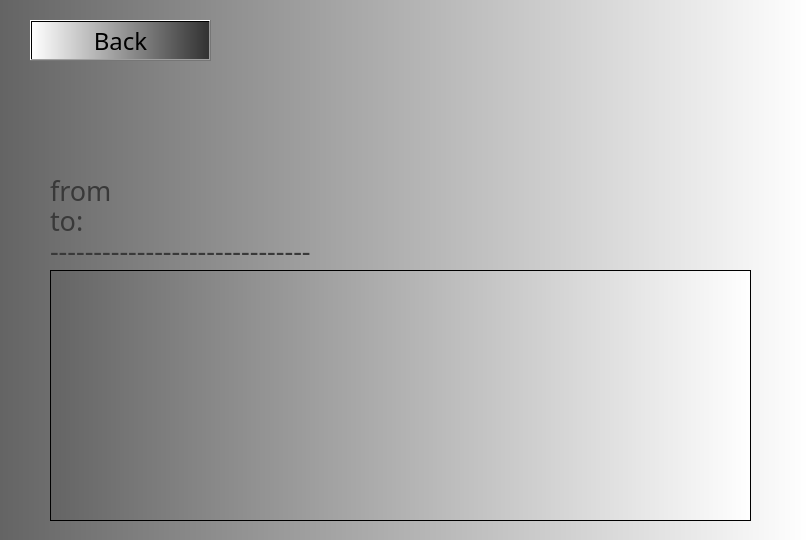
<?xml version="1.0" encoding="UTF-8"?>
<ui version="4.0">
 <class>Form</class>
 <widget class="QWidget" name="Form">
  <property name="geometry">
   <rect>
    <x>0</x>
    <y>0</y>
    <width>807</width>
    <height>540</height>
   </rect>
  </property>
  <property name="font">
   <font>
    <family>Old English Text MT</family>
   </font>
  </property>
  <property name="windowTitle">
   <string>Form</string>
  </property>
  <property name="styleSheet">
   <string notr="true">background-color: qlineargradient(spread:pad, x1:0, y1:0, x2:1, y2:0, stop:0 rgba(100, 100, 100, 255), stop:1 rgba(255, 255, 255, 255))</string>
  </property>
  <widget class="QLabel" name="UserName">
   <property name="geometry">
    <rect>
     <x>250</x>
     <y>20</y>
     <width>531</width>
     <height>51</height>
    </rect>
   </property>
   <property name="font">
    <font>
     <family>Old English Text MT</family>
     <pointsize>20</pointsize>
    </font>
   </property>
   <property name="layoutDirection">
    <enum>Qt::RightToLeft</enum>
   </property>
   <property name="autoFillBackground">
    <bool>false</bool>
   </property>
   <property name="styleSheet">
    <string notr="true">background: None;</string>
   </property>
   <property name="text">
    <string/>
   </property>
   <property name="alignment">
    <set>Qt::AlignRight|Qt::AlignTrailing|Qt::AlignVCenter</set>
   </property>
  </widget>
  <widget class="QPushButton" name="BackButton">
   <property name="geometry">
    <rect>
     <x>30</x>
     <y>20</y>
     <width>181</width>
     <height>41</height>
    </rect>
   </property>
   <property name="font">
    <font>
     <family>Old English Text MT</family>
     <pointsize>18</pointsize>
    </font>
   </property>
   <property name="cursor">
    <cursorShape>ArrowCursor</cursorShape>
   </property>
   <property name="styleSheet">
    <string notr="true">background-color: qlineargradient(spread:pad, x1:0, y1:0, x2:1, y2:0, stop:0 rgba(255, 255, 255, 255), stop:1 rgba(50, 50, 50, 255))</string>
   </property>
   <property name="text">
    <string>Back</string>
   </property>
  </widget>
  <widget class="QLabel" name="label">
   <property name="geometry">
    <rect>
     <x>50</x>
     <y>170</y>
     <width>61</width>
     <height>41</height>
    </rect>
   </property>
   <property name="font">
    <font>
     <family>Old English Text MT</family>
     <pointsize>20</pointsize>
    </font>
   </property>
   <property name="styleSheet">
    <string notr="true">background-color: None; color: rgb(57, 57, 57)</string>
   </property>
   <property name="text">
    <string>from:</string>
   </property>
  </widget>
  <widget class="QLabel" name="FromLabel">
   <property name="geometry">
    <rect>
     <x>120</x>
     <y>170</y>
     <width>371</width>
     <height>41</height>
    </rect>
   </property>
   <property name="font">
    <font>
     <family>Old English Text MT</family>
     <pointsize>20</pointsize>
    </font>
   </property>
   <property name="styleSheet">
    <string notr="true">background-color: None; color: rgb(57, 57, 57)</string>
   </property>
   <property name="text">
    <string/>
   </property>
  </widget>
  <widget class="QLabel" name="label_2">
   <property name="geometry">
    <rect>
     <x>50</x>
     <y>200</y>
     <width>61</width>
     <height>41</height>
    </rect>
   </property>
   <property name="font">
    <font>
     <family>Old English Text MT</family>
     <pointsize>20</pointsize>
    </font>
   </property>
   <property name="styleSheet">
    <string notr="true">background-color: None; color: rgb(57, 57, 57)</string>
   </property>
   <property name="text">
    <string>to:</string>
   </property>
  </widget>
  <widget class="QLabel" name="ToLabel">
   <property name="geometry">
    <rect>
     <x>120</x>
     <y>200</y>
     <width>381</width>
     <height>41</height>
    </rect>
   </property>
   <property name="font">
    <font>
     <family>Old English Text MT</family>
     <pointsize>20</pointsize>
    </font>
   </property>
   <property name="styleSheet">
    <string notr="true">background-color: None; color: rgb(57, 57, 57)</string>
   </property>
   <property name="text">
    <string/>
   </property>
  </widget>
  <widget class="QLabel" name="label_3">
   <property name="geometry">
    <rect>
     <x>50</x>
     <y>110</y>
     <width>361</width>
     <height>61</height>
    </rect>
   </property>
   <property name="font">
    <font>
     <family>Old English Text MT</family>
     <pointsize>40</pointsize>
     <weight>75</weight>
     <bold>true</bold>
    </font>
   </property>
   <property name="styleSheet">
    <string notr="true">background-color: None</string>
   </property>
   <property name="text">
    <string/>
   </property>
  </widget>
  <widget class="QLabel" name="TimeLabel">
   <property name="geometry">
    <rect>
     <x>50</x>
     <y>80</y>
     <width>221</width>
     <height>41</height>
    </rect>
   </property>
   <property name="font">
    <font>
     <family>Palatino Linotype</family>
     <pointsize>20</pointsize>
    </font>
   </property>
   <property name="styleSheet">
    <string notr="true">background-color: None; color: rgb(57, 57, 57)</string>
   </property>
   <property name="text">
    <string/>
   </property>
  </widget>
  <widget class="QLabel" name="label_5">
   <property name="geometry">
    <rect>
     <x>50</x>
     <y>230</y>
     <width>331</width>
     <height>41</height>
    </rect>
   </property>
   <property name="font">
    <font>
     <family>Old English Text MT</family>
     <pointsize>20</pointsize>
    </font>
   </property>
   <property name="styleSheet">
    <string notr="true">background-color: None; color: rgb(57, 57, 57)</string>
   </property>
   <property name="text">
    <string>------------------------------</string>
   </property>
  </widget>
  <widget class="QPlainTextEdit" name="MessageLabel">
   <property name="geometry">
    <rect>
     <x>50</x>
     <y>270</y>
     <width>701</width>
     <height>251</height>
    </rect>
   </property>
   <property name="font">
    <font>
     <family>OCR A Extended</family>
     <pointsize>15</pointsize>
    </font>
   </property>
   <property name="readOnly">
    <bool>true</bool>
   </property>
   <property name="plainText">
    <string/>
   </property>
  </widget>
 </widget>
 <resources/>
 <connections/>
</ui>
